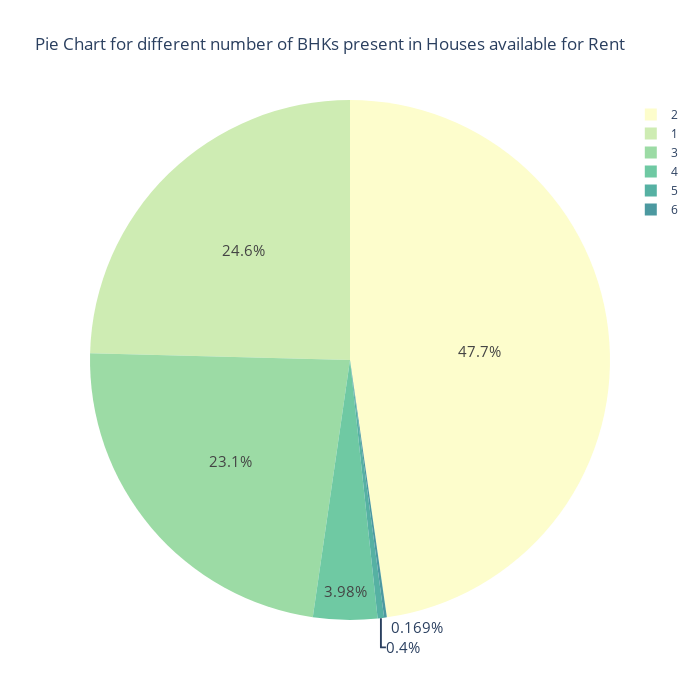

Notebook code cell kept with this figure:
### Code cell
sns.set_style('whitegrid')
fig,axes = plt.subplots(figsize=(12,8))
colors = ['#87ace8','#e3784d', '#6ecc64','#b644e3','#eb7c87', '#EAE509']

ax = sns.countplot(x='BHK',data=rent_data, palette=['#e3784d','#87ace8', '#6ecc64','#b644e3','#eb7c87','#EAE509'])
for container in ax.containers:
    ax.bar_label(container)
plt.title('Frequency of different number of BHKs present in Houses available for Rent',fontsize=15)
plt.show()

fig = px.pie(rent_data, names='BHK', height=700, width= 700, color_discrete_sequence=px.colors.sequential.deep, title='Pie Chart for different number of BHKs present in Houses available for Rent')
fig.update_traces(textfont_size=15)
fig.show()

### Figure 1 — Plotly figure (JSON) as saved in the notebook; plotly's stock layout.template omitted (floating-point values rounded to 4 significant figures; data arrays with more than 128 entries replaced by an {"elided": "..."} marker saying what was removed)
{"data": [{"domain": {"x": [0, 1], "y": [0, 1]}, "hovertemplate": "BHK=%{label}<extra></extra>", "labels": {"elided": "4745 int values"}, "legendgroup": "", "name": "", "showlegend": true, "textfont": {"size": 15}, "type": "pie"}], "layout": {"height": 700, "legend": {"tracegroupgap": 0}, "piecolorway": ["rgb(253, 253, 204)", "rgb(206, 236, 179)", "rgb(156, 219, 165)", "rgb(111, 201, 163)", "rgb(86, 177, 163)", "rgb(76, 153, 160)", "rgb(68, 130, 155)", "rgb(62, 108, 150)", "rgb(62, 82, 143)", "rgb(64, 60, 115)", "rgb(54, 43, 77)", "rgb(39, 26, 44)"], "title": {"text": "Pie Chart for different number of BHKs present in Houses available for Rent"}, "width": 700}}
